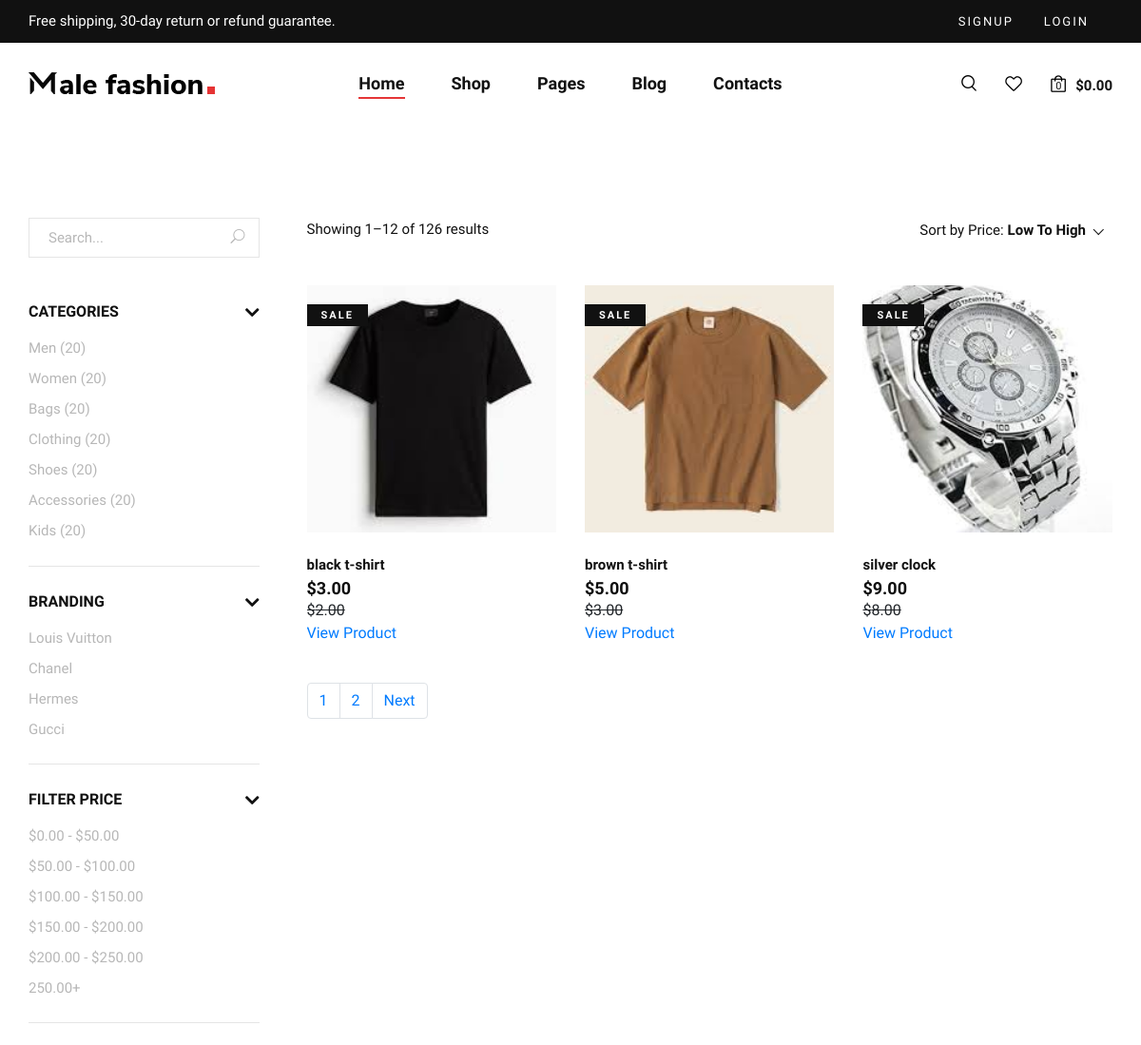
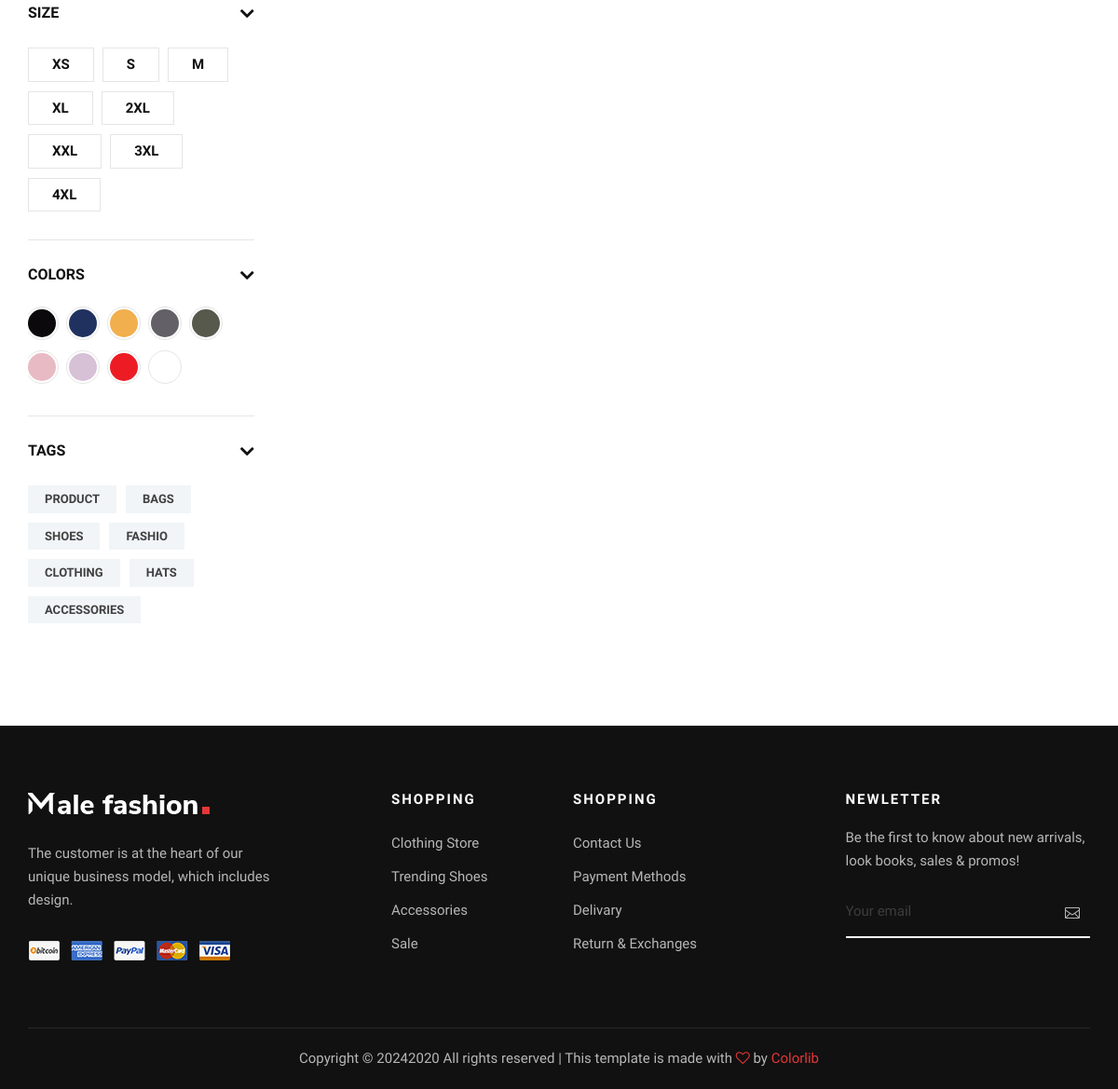
Page /product_list/ on the committed database (2 pictures, top to bottom).
### pages/models.py (models this page shows, shortened)
class Product(models.Model):
    PRDname=models.CharField(max_length=200,verbose_name=_('product name'))
    PRDcategory=models.ForeignKey('Category',verbose_name=_('product category'),blank=True, null=True,on_delete=models.CASCADE)
    PRDbrand=models.ForeignKey('settings.Brand',verbose_name=_('product brand'),on_delete=models.CASCADE , blank=True, null=True)
    PRDbase_productimage=models.ImageField(upload_to='products/%y/%m/%d' , verbose_name=_('product image'))
    PRDdescription=models.TextField(max_length=500,verbose_name=_('product description'))
    PRDprice=models.DecimalField(max_digits=5,decimal_places=2,verbose_name=_('product price'))
    PRDdiscountprice=models.DecimalField(max_digits=5,decimal_places=2,blank=True, null=True, verbose_name=_('product offer'))
    PRDisnew=models.BooleanField(blank=True, null=True,verbose_name=_('is new product'))
    PRDcreated=models.DateTimeField(verbose_name=_('product created'))
    PRDbestsellers=models.BooleanField(default=False,verbose_name=_('best sellesrs'))
    PRDnewarrivals=models.BooleanField(default=False,verbose_name=_('new arrivals'))
    PRDhotsales=models.BooleanField(default=False,verbose_name=_('hot sales'))
    slug=models.SlugField(blank=True, null=True)
    class Meta:
        verbose_name = 'Product'
        verbose_name_plural = 'Products'

### pages/views.py (the view)
# urls.py: path('product_list/',views.product_list,name="product_list"),
def product_list(request):
    product_list=Product.objects.all()
    paginator = Paginator(product_list, 3)
    page_number = request.GET.get("page")
    page_obj = paginator.get_page(page_number)
    context={
        'product_list':page_obj ,
    }
    return render(request,'pages/product_list.html',context)

### templates/pages/product_list.html (shortened to what this page needs)
{% extends 'base.html' %}
{% load static %}
{% block content %}
    <section class="shop spad">
        <div class="container">
            <div class="row">
                <div class="col-lg-3">
                    <div class="shop__sidebar">
                        <div class="shop__sidebar__search">
                            <form action="#">
                                <input type="text" placeholder="Search...">
                                <button type="submit"><span class="icon_search"></span></button>
                            </form>
                        </div>
                        <div class="shop__sidebar__accordion">
                            <div class="accordion" id="accordionExample">
                                <div class="card">
                                    <div class="card-heading">
                                        <a data-toggle="collapse" data-target="#collapseOne">Categories</a>
                                    </div>
                                    <div id="collapseOne" class="collapse show" data-parent="#accordionExample">
                                        <div class="card-body">
                                            <div class="shop__sidebar__categories">
                                                <ul class="nice-scroll">
                                                    <li><a href="#">Men (20)</a></li>
                                                    <li><a href="#">Women (20)</a></li>
                                                    <li><a href="#">Bags (20)</a></li>
                                                    <li><a href="#">Clothing (20)</a></li>
                                                    <li><a href="#">Shoes (20)</a></li>
                                                    <li><a href="#">Accessories (20)</a></li>
                                                    <li><a href="#">Kids (20)</a></li>
                                                    <li><a href="#">Kids (20)</a></li>
                                                </ul>
                                            </div>
                                        </div>
                                    </div>
                                </div>
                                <div class="card">
                                    <div class="card-heading">
                                        <a data-toggle="collapse" data-target="#collapseTwo">Branding</a>
                                    </div>
                                    <div id="collapseTwo" class="collapse show" data-parent="#accordionExample">
                                        <div class="card-body">
                                            <div class="shop__sidebar__brand">
                                                <ul>
                                                    <li><a href="#">Louis Vuitton</a></li>
                                                    <li><a href="#">Chanel</a></li>
                                                    <li><a href="#">Hermes</a></li>
                                                    <li><a href="#">Gucci</a></li>
                                                </ul>
                                            </div>
                                        </div>
                                    </div>
                                </div>
                                <div class="card">
                                    <div class="card-heading">
                                        <a data-toggle="collapse" data-target="#collapseThree">Filter Price</a>
                                    </div>
                                    <div id="collapseThree" class="collapse show" data-parent="#accordionExample">
                                        <div class="card-body">
                                            <div class="shop__sidebar__price">
                                                <ul>
                                                    <li><a href="#">$0.00 - $50.00</a></li>
                                                    <li><a href="#">$50.00 - $100.00</a></li>
                                                    <li><a href="#">$100.00 - $150.00</a></li>
                                                    <li><a href="#">$150.00 - $200.00</a></li>
                                                    <li><a href="#">$200.00 - $250.00</a></li>
                                                    <li><a href="#">250.00+</a></li>
                                                </ul>
                                            </div>
                                        </div>
                                    </div>
                                </div>
                                <div class="card">
                                    <div class="card-heading">
                                        <a data-toggle="collapse" data-target="#collapseFour">Size</a>
                                    </div>
                                    <div id="collapseFour" class="collapse show" data-parent="#accordionExample">
                                        <div class="card-body">
                                            <div class="shop__sidebar__size">
                                                <label for="xs">xs
                                                </label>
                                                <label for="sm">s
                                                </label>
                                                <label for="md">m
                                                </label>
                                                <label for="xl">xl
                                                </label>
                                                <label for="2xl">2xl
                                                </label>
                                                <label for="xxl">xxl
                                                </label>
                                                <label for="3xl">3xl
                                                </label>
                                                <label for="4xl">4xl
                                                </label>
                                            </div>
                                        </div>
                                    </div>
                                </div>
                                <div class="card">
                                    <div class="card-heading">
                                        <a data-toggle="collapse" data-target="#collapseFive">Colors</a>
                                    </div>
                                    <div id="collapseFive" class="collapse show" data-parent="#accordionExample">
                                        <div class="card-body">
                                            <div class="shop__sidebar__color">
                                                <label class="c-1" for="sp-1">
                                                </label>
                                                <label class="c-2" for="sp-2">
                                                </label>
                                                <label class="c-3" for="sp-3">
                                                </label>
                                                <label class="c-4" for="sp-4">
                                                </label>
                                                <label class="c-5" for="sp-5">
                                                </label>
                                                <label class="c-6" for="sp-6">
                                                </label>
                                                <label class="c-7" for="sp-7">
                                                </label>
                                                <label class="c-8" for="sp-8">
                                                </label>
                                                <label class="c-9" for="sp-9">
                                                </label>
                                            </div>
                                        </div>
                                    </div>
                                </div>
                                <div class="card">
                                    <div class="card-heading">
                                        <a data-toggle="collapse" data-target="#collapseSix">Tags</a>
                                    </div>
                                    <div id="collapseSix" class="collapse show" data-parent="#accordionExample">
                                        <div class="card-body">
                                            <div class="shop__sidebar__tags">
                                                <a href="#">Product</a>
                                                <a href="#">Bags</a>
                                                <a href="#">Shoes</a>
                                                <a href="#">Fashio</a>
                                                <a href="#">Clothing</a>
                                                <a href="#">Hats</a>
                                                <a href="#">Accessories</a>
                                            </div>
                                        </div>
                                    </div>
                                </div>
                            </div>
                        </div>
                    </div>
                </div>
                <div class="col-lg-9">
                    <div class="shop__product__option">
                        <div class="row">
                            <div class="col-lg-6 col-md-6 col-sm-6">
                                <div class="shop__product__option__left">
                                    <p>Showing 1–12 of 126 results</p>
                                </div>
                            </div>
                            <div class="col-lg-6 col-md-6 col-sm-6">
                                <div class="shop__product__option__right">
                                    <p>Sort by Price:</p>
                                </div>
                            </div>
                        </div>
                    </div>
                    <div class="row">
                        {% for products in product_list %}
                        {% if products.PRDdiscountprice %}
                        <div class="col-lg-4 col-md-6 col-sm-6">
                            <div class="product__item sale">
                                <div class="product__item__pic set-bg" data-setbg="{{products.PRDbase_productimage.url}}">
                                    <span class="label">Sale</span>
                                </div>
                                <div class="product__item__text">
                                    <h6>{{products.PRDname}}</h6>
                                    <h5>${{products.PRDprice}}</h5>
                                    <strike>${{products.PRDdiscountprice}}</strike>
                                </div>
                                <div class="view_product">
                                    <a href="{%url 'product_list:product_detail' products.slug%}">View Product</a>
                                </div>
                            </div>
                        </div>
                        {% endif %}
                        {% endfor %}
                    </div>
                    <div class="container ">
                        <div class="row">
                            {% if product_list.has_other_pages %}
                            <nav aria-label="Page navigation example">
                                <ul class="pagination">
                                    {% for i in product_list.paginator.page_range %}
                                    <li class="page-item"><a class="page-link" href="?page={{i}}">{{i}}</a></li>
                                    {% endfor %}
                                    {% if product_list.has_next %}
                                    <li class="page-item"><a class="page-link" href="?page={{product_list.next_page_number}}">Next</a></li>
                                    {% endif %}
                                </ul>
                            </nav>
                            {% endif %}
                        </div>
                    </div>
                </div>
            </div>
        </div>
    </section>
{% endblock content %}

### rows in the picture
Product: shows a picture, PRDname "black t-shirt", PRDprice "3.00", PRDdiscountprice "2.00"
Product: shows a picture, PRDname "brown t-shirt", PRDprice "5.00", PRDdiscountprice "3.00"
Product: shows a picture, PRDname "silver clock", PRDprice "9.00", PRDdiscountprice "8.00"

### other values in the picture
{{ i }} "1" "2"
